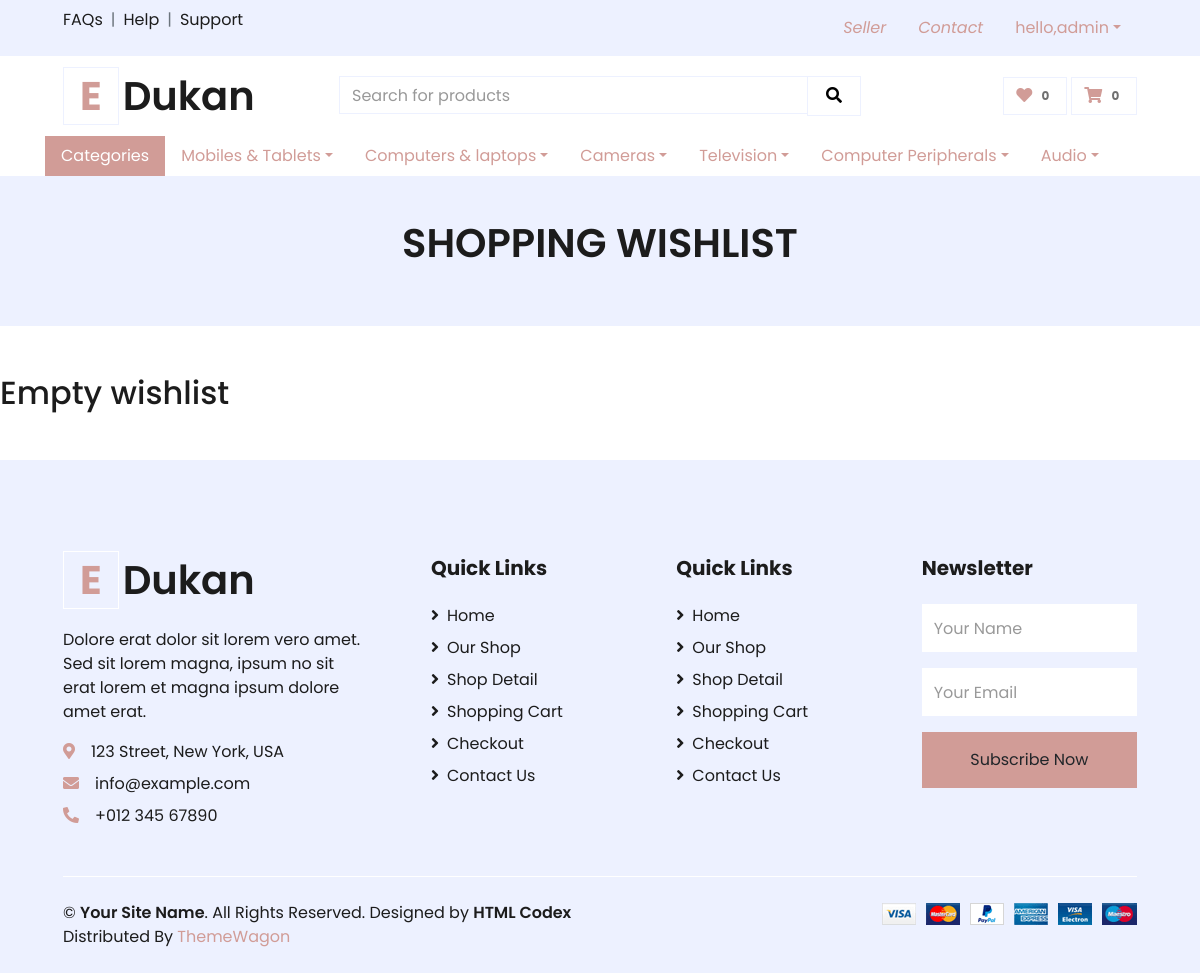
Screenshot of /wishlist/ (signed in) with the database file from the repository.
### product_app/models.py (models this page shows, shortened)
class Category_group(models.Model):
    category_group_name=models.CharField(choices=category_group_list, max_length=30)
    is_deleted=models.BooleanField(default=False)

### user_app/dec.py (the view, shortened to what this page needs)
    def wrap(request,*args, **kwargs):
        if  request.method=="GET":
            if not request.GET.get('is_ajax'):
                if request.session.get('is_active', False):
                    return function(request,*args, **kwargs)
                else:
                    request.session.clear()
                    messages.success(request, 'You should be logged in before open that')
                    return redirect('/user/sign_in_user')

### core_app/context_processors.py (called while the page is built)
def categories_processor(request):
    user=request.session.get('user',False)
    if user:
        request.session['cart_count']=Cart_table.objects.filter(customer_id=user).count()
        request.session['wishlist_count']=Wishlist_table.objects.filter(customer_id=user).count()
    data=[]
    category_list=Category_group.objects.all()
    for item in category_list:
        data.append({"group":item.category_group_name, 'cat_list':Category.objects.filter(category_group=item)})
    return {'list':data}

### user_app/dec.py (called while the page is built, shortened)
def login_is_required(function=None):
    def wrap(request,*args, **kwargs):
        if  request.method=="GET":
            if not request.GET.get('is_ajax'):
                if request.session.get('is_active', False):
                    return function(request,*args, **kwargs)
                else:
                    request.session.clear()
                    messages.success(request, 'You should be logged in before open that')
                    return redirect('/user/sign_in_user')
    wrap.__doc__ = function.__doc__
    wrap.__name__ = function.__name__
    return wrap

### wishlist_app/views.py (called while the page is built)
@login_is_required
def wishlist(request):
    context={
    'wishlist_items':Wishlist_table.objects.filter(customer_id=request.session['user'])
    }
    return render(request, "wishlist.html",context)

### templates/wishlist.html (shortened to what this page needs)
{% extends 'base.html' %}
{% load static %}
{% block body%}
    <div class="container-fluid bg-secondary mb-5">
        <div class="d-flex flex-column align-items-center justify-content-center" style="min-height: 150px">
            <h1 class="font-weight-semi-bold text-uppercase mb-3">shopping wishlist</h1>
        </div>
    </div>
{% if wishlist_items%}
    <div class="container-fluid pt-5">
        <div class="row px-xl-5">
            <div class="col-lg-8 table-responsive mb-5">
                <table class="table table-bordered text-center mb-0">
                    <thead class="bg-secondary text-dark">
                        <tr>
                            <th>Products</th>
                            <th>Price</th>
                            <th>Remove</th>
                            <th>Add to cart</th>
                        </tr>
                    </thead>
                    <tbody class="align-middle">
                      {% for item in wishlist_items%}
                        <tr id="wishlist_table_row_{{item.id}}">
                            <td class="align-middle"><img src="/media/Item_image/{{item.product.display_image}}" alt="" style="width: 50px;">
                                <a href="/product/{{item.product.id}}">{{item.product.product_name}}</a></td>
                            <td  class="align-middle">{{item.product.min_price}}</td>
                            <td class="align-middle">
                                <button onclick="remove_wish({{item.id}})" class="btn btn-sm btn-primary"><i class="fa fa-times"></i></button>
                            </td>
                            <td class="align-middle">
                                <button style='border: none;
                                background: transparent;
                                cursor: pointer;' onclick="wishlist_to_cart({{item.product.id}})">
                                Add
                                </button>
                            </td>
                        </tr>
                        {% endfor%}
                    </tbody>
                </table>
            </div>
        </div>
    </div>
    {%else%}
    <h2> Empty wishlist</h2>
    {% endif%}
    {% endblock%}

### templates/base.html (shortened to what this page needs)
{% load static %}
<!DOCTYPE html>
<html lang="en">
<head>
    <link href="https://cdnjs.cloudflare.com/ajax/libs/font-awesome/5.10.0/css/all.min.css" rel="stylesheet">
    <link href="{% static 'lib/owlcarousel/assets/owl.carousel.min.css'%}" rel="stylesheet">
    <link href="{% static 'css/style.css'%}" rel="stylesheet">
</head>
<body>
    <div class="container-fluid">
        <div class="row bg-secondary py-2 px-xl-5">
            <div class="col-lg-6 d-none d-lg-block">
                <div class="d-inline-flex align-items-center">
                    <a class="text-dark" href="">FAQs</a>
                    <span class="text-muted px-2">|</span>
                    <a class="text-dark" href="">Help</a>
                    <span class="text-muted px-2">|</span>
                    <a class="text-dark" href="">Support</a>
                </div>
            </div>
            <div class="col-lg-6 text-center text-lg-right">
                <div class="d-inline-flex align-items-center">
                    <i><a href='/seller' class="nav-item nav-link">Seller</a></i>
                    <i><a href='/contact' class="nav-item nav-link">Contact</a></i>
                    <div class="nav-item dropdown">
                        {% if request.session.is_active %}
                        <a class="nav-link dropdown-toggle" data-toggle="dropdown">hello,{{request.session.first_name}}</a>
                        {% else%}
                        <a class="nav-link dropdown-toggle" data-toggle="dropdown">Account & List</a>
                        {% endif%}
                    </div>
                </div>
            </div>
        </div>
        <div class="row align-items-center py-3 px-xl-5">
            <div class="col-lg-3 d-none d-lg-block">
                <a href='/' class="text-decoration-none">
                    <h1 class="m-0 display-5 font-weight-semi-bold"><span class="text-primary font-weight-bold border px-3 mr-1">E</span>Dukan</h1>
                </a>
            </div>
            <div class="col-lg-6 col-6 text-left">
                <form method='get' action="/search">
                    <div class="input-group">
                        <input type="text" name='search_value' required class="form-control" placeholder="Search for products">
                        <div class="input-group-append">
                            <span class="input-group-text bg-transparent text-primary">
                                <button style='border: none;
                                background: transparent;
                                cursor: pointer;' type='submit'><i  class="fa fa-search"></i></button>
                            </span>
                        </div>
                    </div>
                </form>
            </div>
            <div class="col-lg-3 col-6 text-right">
                <a href="/wishlist" class="btn border">
                    <i class="fas fa-heart text-primary"></i>
                    <span id='wishlist_count' class="badge">{{request.session.wishlist_count}}</span>
                </a>
                <a href='/cart' class="btn border">
                    <i class="fas fa-shopping-cart text-primary"></i>
                    <span id='cart_count' class="badge">{{request.session.cart_count}}</span>
                </a>
            </div>
        </div>
    </div>
    <div class="container">
    <ul class="nav nav-pills">
        <li class="nav-item">
          <a class="nav-link active" aria-current="page">Categories</a>
        </li>
        {% for item in list %}
        <div class="nav-item dropdown">
            <a class="nav-link dropdown-toggle" data-toggle="dropdown">{{item.group}}</a>
        </div>
       {% endfor %}
      </ul>
    </div>
{% block body%} {% endblock%}
    <div class="container-fluid bg-secondary text-dark mt-5 pt-5">
        <div class="row px-xl-5 pt-5">
            <div class="col-lg-4 col-md-12 mb-5 pr-3 pr-xl-5">
                <a href='' class="text-decoration-none">
                    <h1 class="mb-4 display-5 font-weight-semi-bold"><span class="text-primary font-weight-bold border border-white px-3 mr-1">E</span>Dukan</h1>
                </a>
                <p>Dolore erat dolor sit lorem vero amet. Sed sit lorem magna, ipsum no sit erat lorem et magna ipsum dolore amet erat.</p>
                <p class="mb-2"><i class="fa fa-map-marker-alt text-primary mr-3"></i>123 Street, New York, USA</p>
                <p class="mb-2"><i class="fa fa-envelope text-primary mr-3"></i>info@example.com</p>
                <p class="mb-0"><i class="fa fa-phone-alt text-primary mr-3"></i>+012 345 67890</p>
            </div>
            <div class="col-lg-8 col-md-12">
                <div class="row">
                    <div class="col-md-4 mb-5">
                        <h5 class="font-weight-bold text-dark mb-4">Quick Links</h5>
                        <div class="d-flex flex-column justify-content-start">
                            <a class="text-dark mb-2" href="index.html"><i class="fa fa-angle-right mr-2"></i>Home</a>
                            <a class="text-dark mb-2" href="shop.html"><i class="fa fa-angle-right mr-2"></i>Our Shop</a>
                            <a class="text-dark mb-2" href="detail.html"><i class="fa fa-angle-right mr-2"></i>Shop Detail</a>
                            <a class="text-dark mb-2" href="cart.html"><i class="fa fa-angle-right mr-2"></i>Shopping Cart</a>
                            <a class="text-dark mb-2" href="checkout.html"><i class="fa fa-angle-right mr-2"></i>Checkout</a>
                            <a class="text-dark" href="contact.html"><i class="fa fa-angle-right mr-2"></i>Contact Us</a>
                        </div>
                    </div>
                    <div class="col-md-4 mb-5">
                        <h5 class="font-weight-bold text-dark mb-4">Quick Links</h5>
                        <div class="d-flex flex-column justify-content-start">
                            <a class="text-dark mb-2" href="index.html"><i class="fa fa-angle-right mr-2"></i>Home</a>
                            <a class="text-dark mb-2" href="shop.html"><i class="fa fa-angle-right mr-2"></i>Our Shop</a>
                            <a class="text-dark mb-2" href="detail.html"><i class="fa fa-angle-right mr-2"></i>Shop Detail</a>
                            <a class="text-dark mb-2" href="cart.html"><i class="fa fa-angle-right mr-2"></i>Shopping Cart</a>
                            <a class="text-dark mb-2" href="checkout.html"><i class="fa fa-angle-right mr-2"></i>Checkout</a>
                            <a class="text-dark" href="contact.html"><i class="fa fa-angle-right mr-2"></i>Contact Us</a>
                        </div>
                    </div>
                    <div class="col-md-4 mb-5">
                        <h5 class="font-weight-bold text-dark mb-4">Newsletter</h5>
                        <form action="">
                            <div class="form-group">
                                <input type="text" class="form-control border-0 py-4" placeholder="Your Name" required="required" />
                            </div>
                            <div class="form-group">
                                <input type="email" class="form-control border-0 py-4" placeholder="Your Email"
                                    required="required" />
                            </div>
                            <div>
                                <button class="btn btn-primary btn-block border-0 py-3" type="submit">Subscribe Now</button>
                            </div>
                        </form>
                    </div>
                </div>
            </div>
        </div>
        <div class="row border-top border-light mx-xl-5 py-4">
            <div class="col-md-6 px-xl-0">
                <p class="mb-md-0 text-center text-md-left text-dark">
                    &copy; <a class="text-dark font-weight-semi-bold" href="#">Your Site Name</a>. All Rights Reserved. Designed
                    by
                    <a class="text-dark font-weight-semi-bold" href="https://htmlcodex.com">HTML Codex</a><br>
                    Distributed By <a href="https://themewagon.com" target="_blank">ThemeWagon</a>
                </p>
            </div>
            <div class="col-md-6 px-xl-0 text-center text-md-right">
                <img class="img-fluid" src="{%static 'img/payments.png'%}" alt="">
            </div>
        </div>
    </div>
</body>
</html>

### rows the page displays
Category_group: group "Mobiles & Tablets"
Category_group: group "Computers & laptops"
Category_group: group "Cameras"
Category_group: group "Television"
Category_group: group "Computer Peripherals"
Category_group: group "Audio"

### other values shown
{{ request.session.first_name }} "admin"
{{ request.session.wishlist_count }} "0"
{{ request.session.cart_count }} "0"
